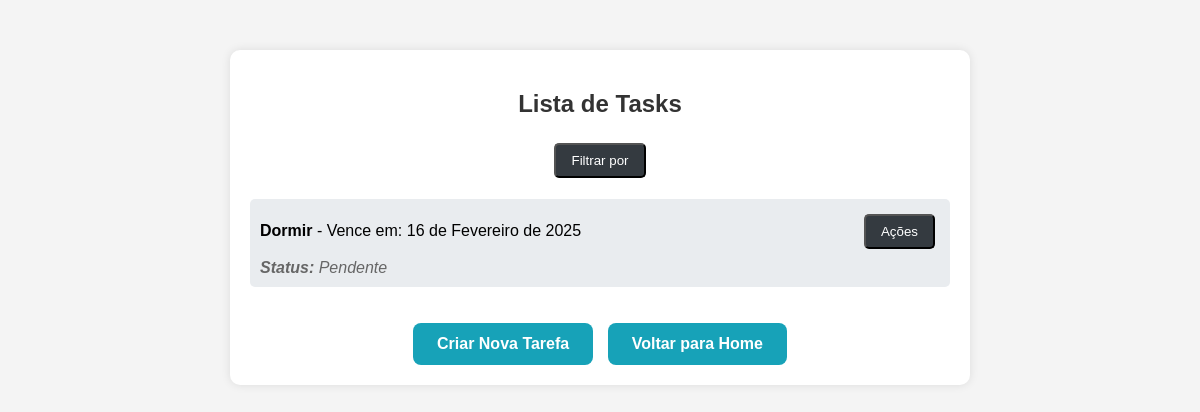
Page /user/tasks/?status=overdue (signed in) on the committed database.
### student_portal/models.py (models this page shows, shortened)
class Task(models.Model):
    user = models.ForeignKey("User", on_delete=models.CASCADE, related_name="tasks")
    title = models.CharField(max_length=200)
    description = models.TextField(blank=True)
    due_date = models.DateField()
    completed = models.BooleanField(default=False)
    completed_at = models.DateField(null=True, blank=True)

### student_portal/views.py (the view)
# urls.py: path('user/tasks/', task_list, name='task_list'),
@login_required
def task_list(request):
    filter_status = request.GET.get('status')
    tasks = Task.objects.filter(user=request.user)
    now = timezone.now()
    if filter_status == 'todo':
        tasks = tasks.filter(completed=False, due_date__gt=now)
    elif filter_status == 'overdue':
        tasks = tasks.filter(completed=False, due_date__lte=now)
    elif filter_status == 'done':
        tasks = tasks.filter(completed=True)
    return render(request, 'tasks/task_list.html', {"tasks": tasks})

### student_portal/templates/tasks/task_list.html (shortened to what this page needs)
<!DOCTYPE html>
<html lang="pt-br">
<head>
</head>
<body>
    <div class="container">
        <h2>Lista de Tasks</h2>
        <div class="filter-container">
            <button class="filter-button" onclick="toggleMenu('filter-menu')">Filtrar por</button>
        </div>
        <ul class="task-list">
            {% for task in tasks %}
            <li class="task-item">
                <div class="task-header">
                    <span>
                        <strong>{{ task.title }}</strong>
                        {% if task.due_date %}
                            - Vence em: {{ task.due_date }}
                        {% endif %}
                    </span>
                    <div class="task-actions-container">
                        <button class="task-actions-button" onclick="toggleMenu('task-actions-menu-{{ task.pk }}')">Ações</button>
                    </div>
                </div>
                <div class="task-status">
                    <strong>Status:</strong> {% if task.completed %} Concluída {% else %} Pendente {% endif %}
                </div>
            </li>
            {% endfor %}
        </ul>
        <a class="new-task" href="{% url 'task_new' %}">Criar Nova Tarefa</a>
        <a class="back-home" href="{% url 'home' %}">Voltar para Home</a>
    </div>
</body>
</html>

### student_portal/templates/tasks/task_list.html (style rules this page uses)
body { font-family: Arial, sans-serif; background-color: #f4f4f4; text-align: center; margin: 0; padding: 0; }
.container { max-width: 700px; background: white; margin: 50px auto; padding: 20px; border-radius: 10px; box-shadow: 0px 0px 10px rgba(0, 0, 0, 0.1); font-family: Arial, sans-serif; }
h2 { color: #333; }
.filter-container, .task-actions-container { position: relative; display: inline-block; }
.filter-button, .task-actions-button { background: #343a40; color: #fff; text-decoration: none; padding: 8px 15px; border-radius: 5px; margin: 5px; transition: background 0.3s; cursor: pointer; font-family: Arial, sans-serif; }
.task-list { list-style: none; padding: 0; font-family: Arial, sans-serif; }
.task-item { background: #e9ecef; padding: 10px; margin: 10px 0; border-radius: 5px; display: flex; flex-direction: column; align-items: flex-start; font-family: Arial, sans-serif; }
.task-header { display: flex; width: 100%; justify-content: space-between; align-items: center; }
.task-status { margin-top: 5px; font-style: italic; color: #666; font-family: Arial, sans-serif; }
.new-task, .back-home { display: inline-block; margin-top: 20px; text-decoration: none; color: white; padding: 12px 24px; border-radius: 8px; font-size: 16px; font-weight: bold; transition: background 0.3s, transform 0.2s; font-family: Arial, sans-serif; }
.new-task { background: #17a2b8; }
.back-home { background: #17a2b8; margin-left: 10px; }

### rows in the picture
Task: title "Dormir", due_date "16 de Fevereiro de 2025", completed "Pendente"
